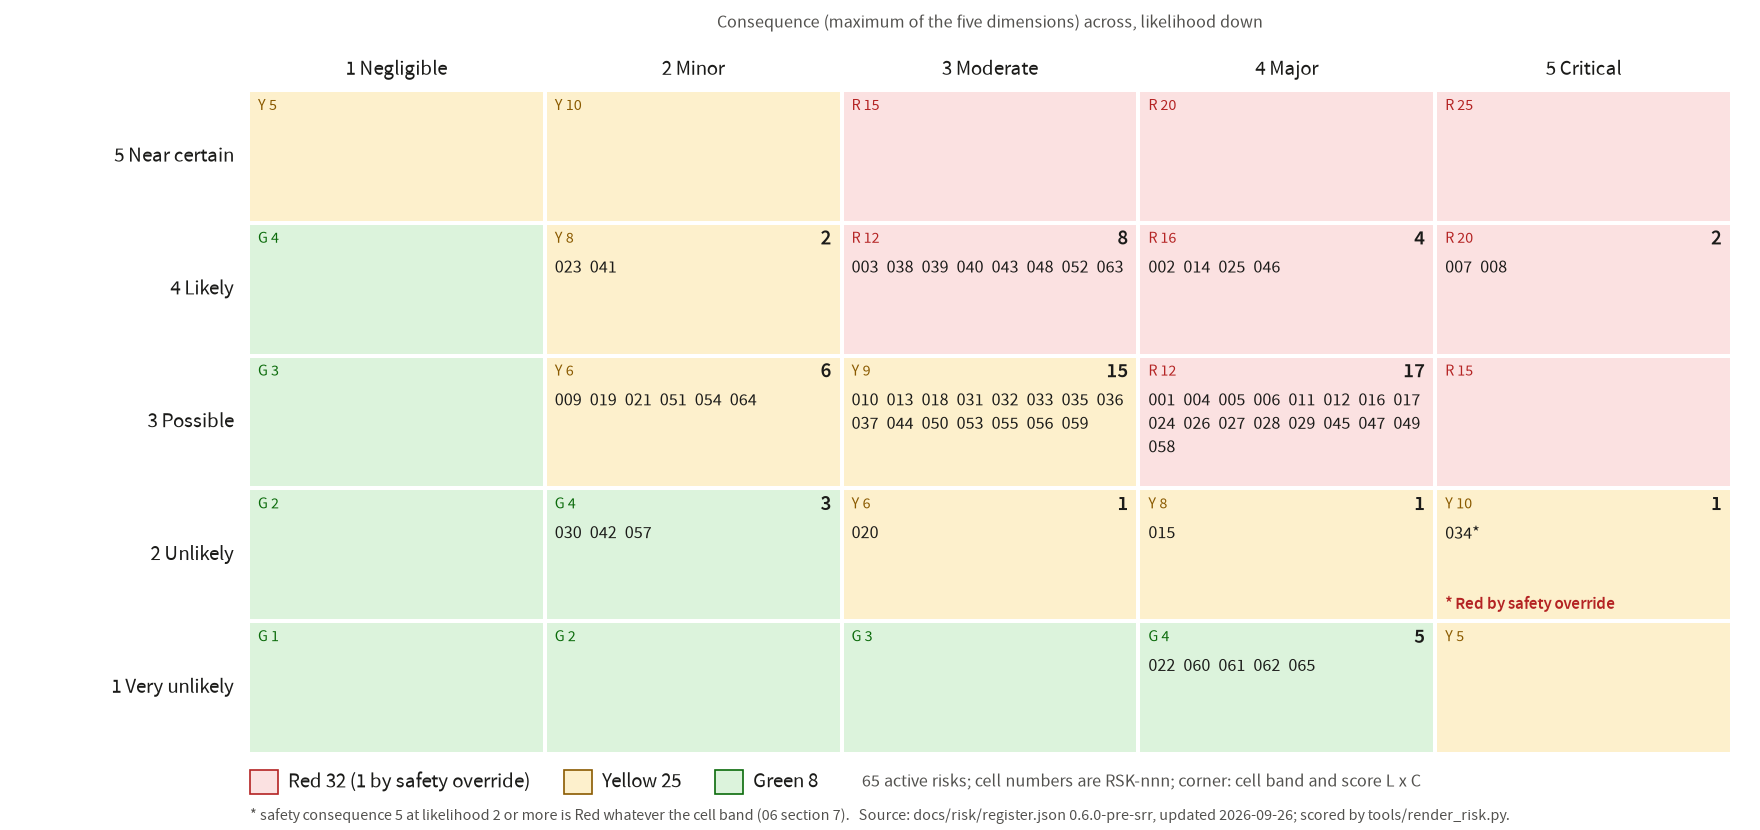

Write Python code to recreate this figure.
#!/usr/bin/env python3
"""Render the 5x5 risk matrix of docs/risk/register.json.

Source of docs/reviews/SRR/figures/risk-matrix.png (charter section 5 "Risk
register (5x5) ... + rendered matrix"; 01 entrance criterion S7; SRR package
sections 7 and 11). The scoring rules are not restated here: the likelihood and
consequence names, the maximum-dimension placement, the cell band and the safety
override come from tools/render_risk.py, which implements
docs/process/06-risk-and-decision-analysis.md sections 7 and 8.

    /Users/robinonsay/rust/cwht/.venv/bin/python /Users/robinonsay/rust/cwht/docs/reviews/SRR/figures/risk-matrix.py
        validate the register, cross-check, lay out, write the PNG
    ... --check
        the same, then compare a fresh render with the PNG on disk (exit 1 if
        it differs); writes nothing

Failures (exit 1): the register fails the render_risk.py validation (JSON Schema
and structural rules); the cell contents differ from the "5x5 matrix (active
risks)" table of docs/risk/register.md (so the figure and the controlled
Markdown render agree); a drawn id count differs from the active-risk count;
any text leaves its cell or the image, or two texts overlap.

Palette: the SRR deck status tokens of docs/reviews/SRR/slides/srr.css (band
backgrounds and band text colours); every band is also named by its letter, so
colour is never the only cue. Font: Source Sans Pro from the deck's reveal.js
copy. Tools: matplotlib 3.11.2 in the project venv (tools/toolchain.lock.md
section 2, class B, "plots for review packages").
"""

from __future__ import annotations

import argparse
import io
import json
import re
import sys
from collections import Counter
from pathlib import Path

HERE = Path(__file__).resolve().parent
REPO = HERE.parents[3]
sys.path.insert(0, str(REPO / "tools"))
import render_risk as rr  # noqa: E402  (scoring rules of 06 sections 7 and 8)

REGISTER = REPO / "docs" / "risk" / "register.json"
REGISTER_MD = REPO / "docs" / "risk" / "register.md"
OUTPUT = HERE / "risk-matrix.png"
FONT_DIRS = [
    REPO / "docs" / "reviews" / "SRR" / "slides" / "reveal.js" / "dist" / "theme" / "fonts" / "source-sans-pro",
    REPO / "tools" / "slides" / "node_modules" / "reveal.js" / "dist" / "theme" / "fonts" / "source-sans-pro",
]

W, H = 1760, 830  # pixels at 100 dpi; the deck places the image at width 1760

INK = "#1b1b19"
INK_2 = "#52514e"
BAND_BG = {"Red": "#fbe1e1", "Yellow": "#fdf0cc", "Green": "#dcf3dc"}
BAND_TEXT = {"Red": "#b42323", "Yellow": "#8a5a00", "Green": "#0b6b0b"}

GRID_X0, GRID_X1 = 250, 1730
GRID_Y0, GRID_Y1 = 92, 752
GAP = 4
PAD = 8
OVERRIDE_MARK = "*"


class FigureError(Exception):
    pass


def setup_fonts() -> str:
    from matplotlib import font_manager

    for d in FONT_DIRS:
        reg = d / "source-sans-pro-regular.ttf"
        semi = d / "source-sans-pro-semibold.ttf"
        if reg.exists() and semi.exists():
            font_manager.fontManager.addfont(str(reg))
            font_manager.fontManager.addfont(str(semi))
            return "Source Sans Pro"
    print("WARNING: Source Sans Pro not found; falling back to DejaVu Sans (the PNG will differ)", file=sys.stderr)
    return "DejaVu Sans"


def load_register() -> dict:
    register = json.loads(REGISTER.read_text(encoding="utf-8"))
    rep = rr.Report()
    used = rr.validate_with_jsonschema(register, rep)
    if not used:
        raise FigureError("jsonschema not importable; run with /Users/robinonsay/rust/cwht/.venv/bin/python")
    rr.validate(register, rep)
    if rep.errors:
        raise FigureError("register.json fails tools/render_risk.py validation: " + "; ".join(rep.errors))
    return register


def cells_from_register(register: dict):
    active = [r for r in register["risks"] if r["status"] not in rr.INACTIVE]
    cells: dict[tuple[int, int], list[dict]] = {}
    for r in active:
        cells.setdefault((r["likelihood"], rr.max_consequence(r)), []).append(r)
    for v in cells.values():
        v.sort(key=lambda r: r["id"])
    return active, cells


def cells_from_markdown() -> dict[tuple[int, int], list[str]]:
    """The '5x5 matrix (active risks)' table of register.md, as written by tools/render_risk.py."""
    text = REGISTER_MD.read_text(encoding="utf-8")
    start = text.find("## 5x5 matrix (active risks)")
    if start < 0:
        raise FigureError(f"{REGISTER_MD}: section '5x5 matrix (active risks)' not found")
    rows = [ln for ln in text[start:].splitlines()[1:] if ln.startswith("| **")]
    out: dict[tuple[int, int], list[str]] = {}
    for ln in rows[:5]:
        cols = [c.strip() for c in ln.strip().strip("|").split("|")]
        likelihood = int(re.match(r"\*\*([1-5]) ", cols[0]).group(1))
        for c, cell in enumerate(cols[1:6], start=1):
            ids = re.findall(r"RSK-[0-9]{3}", cell)
            if ids:
                out[(likelihood, c)] = sorted(ids)
    if len(rows) < 5:
        raise FigureError(f"{REGISTER_MD}: the matrix table has {len(rows)} likelihood rows, expected 5")
    return out


def cell_rect(likelihood: int, consequence: int):
    cw = (GRID_X1 - GRID_X0 + GAP) / 5
    rh = (GRID_Y1 - GRID_Y0 + GAP) / 5
    x0 = GRID_X0 + (consequence - 1) * cw
    y0 = GRID_Y0 + (5 - likelihood) * rh
    return (x0, y0, x0 + cw - GAP, y0 + rh - GAP)


def data_bbox(ax, artist, renderer):
    bb = artist.get_window_extent(renderer).transformed(ax.transData.inverted())
    x0, x1 = sorted((bb.x0, bb.x1))
    y0, y1 = sorted((bb.y0, bb.y1))
    return (x0, y0, x1, y1)


def overlap(a, b) -> bool:
    return a[0] < b[2] and b[0] < a[2] and a[1] < b[3] and b[1] < a[3]


def inside(inner, outer, margin=0.0) -> bool:
    return inner[0] >= outer[0] + margin and inner[1] >= outer[1] + margin and inner[2] <= outer[2] - margin and inner[3] <= outer[3] - margin


def render(register: dict, active, cells, family):
    import matplotlib

    matplotlib.use("Agg")
    import matplotlib.pyplot as plt
    from matplotlib.font_manager import FontProperties
    from matplotlib.patches import Rectangle

    plt.rcParams.update({"font.family": family})
    fig = plt.figure(figsize=(W / 100, H / 100), dpi=100, facecolor="white")
    ax = fig.add_axes([0, 0, 1, 1])
    ax.set_xlim(0, W)
    ax.set_ylim(H, 0)
    ax.axis("off")
    renderer = fig.canvas.get_renderer()
    texts = []  # (owner, artist, container rect or None)

    t = ax.text((GRID_X0 + GRID_X1) / 2, 14, "Consequence (maximum of the five dimensions) across, likelihood down",
                ha="center", va="top", fontsize=13, color=INK_2)
    texts.append(("heading", t, None))
    for c in range(1, 6):
        x0, _, x1, _ = cell_rect(5, c)
        t = ax.text((x0 + x1) / 2, GRID_Y0 - 12, f"{c} {rr.CONSEQUENCE_NAME[c]}", ha="center", va="bottom", fontsize=15, color=INK)
        texts.append((f"column {c}", t, None))
    for lk in range(1, 6):
        _, y0, _, y1 = cell_rect(lk, 1)
        t = ax.text(GRID_X0 - 16, (y0 + y1) / 2, f"{lk} {rr.LIKELIHOOD_NAME[lk]}", ha="right", va="center", fontsize=15, color=INK)
        texts.append((f"row {lk}", t, None))

    id_prop = FontProperties(family=family, size=13)
    drawn = 0
    for lk in range(1, 6):
        for c in range(1, 6):
            rect = cell_rect(lk, c)
            x0, y0, x1, y1 = rect
            band = rr.cell_band(lk, c)
            ax.add_patch(Rectangle((x0, y0), x1 - x0, y1 - y0, fc=BAND_BG[band], ec="none", zorder=1))
            t = ax.text(x0 + PAD, y0 + 6, f"{rr.BAND_MARK[band]} {lk * c}", ha="left", va="top", fontsize=11.5, color=BAND_TEXT[band], zorder=3)
            texts.append((f"cell {lk},{c} corner", t, rect))
            risks = cells.get((lk, c), [])
            if not risks:
                continue
            t = ax.text(x1 - PAD, y0 + 4, str(len(risks)), ha="right", va="top", fontsize=15, fontweight="semibold", color=INK, zorder=3)
            texts.append((f"cell {lk},{c} count", t, rect))
            labels = [r["id"].split("-")[1] + (OVERRIDE_MARK if rr.red_by_override(r) else "") for r in risks]
            lines, cur = [], ""
            for lab in labels:
                trial = lab if not cur else cur + "  " + lab
                if cur and renderer.get_text_width_height_descent(trial, id_prop, ismath=False)[0] > (x1 - x0) - 2 * PAD:
                    lines.append(cur)
                    cur = lab
                else:
                    cur = trial
            lines.append(cur)
            drawn += len(labels)
            t = ax.text(x0 + PAD, y0 + 30, "\n".join(lines), ha="left", va="top", fontsize=13, color=INK, linespacing=1.3, zorder=3)
            texts.append((f"cell {lk},{c} ids", t, rect))
            if any(rr.red_by_override(r) for r in risks):
                t = ax.text(x0 + PAD, y1 - 6, f"{OVERRIDE_MARK} Red by safety override", ha="left", va="bottom", fontsize=12.5,
                            fontweight="semibold", color=BAND_TEXT["Red"], zorder=3)
                texts.append((f"cell {lk},{c} override note", t, rect))

    by_band = Counter(rr.risk_band(r) for r in active)
    n_override = sum(1 for r in active if rr.red_by_override(r))
    x = GRID_X0
    ly = GRID_Y1 + 30
    for band in ("Red", "Yellow", "Green"):
        ax.add_patch(Rectangle((x, ly - 12), 28, 24, fc=BAND_BG[band], ec=BAND_TEXT[band], lw=1.2, zorder=2))
        label = f"{band} {by_band.get(band, 0)}"
        if band == "Red" and n_override:
            label += f" ({n_override} by safety override)"
        t = ax.text(x + 38, ly, label, ha="left", va="center", fontsize=15, color=INK, zorder=3)
        texts.append((f"legend {band}", t, None))
        fig.canvas.draw()
        x = data_bbox(ax, t, renderer)[2] + 34
    t = ax.text(x + 10, ly, f"{len(active)} active risks; cell numbers are RSK-nnn; corner: cell band and score L x C", ha="left", va="center",
                fontsize=13, color=INK_2, zorder=3)
    texts.append(("legend note", t, None))
    t = ax.text(GRID_X0, ly + 34, f"{OVERRIDE_MARK} safety consequence 5 at likelihood 2 or more is Red whatever the cell band (06 section 7).   "
                f"Source: docs/risk/register.json {register['version']}, updated {register['updated']}; scored by tools/render_risk.py.",
                ha="left", va="center", fontsize=11.5, color=INK_2, zorder=3)
    texts.append(("source note", t, None))

    fig.canvas.draw()
    boxes = {id(a): data_bbox(ax, a, renderer) for _, a, _ in texts}
    return fig, texts, boxes, drawn


def run_checks(active, cells, texts, boxes, drawn) -> list[str]:
    errs = []
    if drawn != len(active):
        errs.append(f"{drawn} ids drawn, {len(active)} active risks")
    canvas = (0, 0, W, H)
    for owner, a, rect in texts:
        bb = boxes[id(a)]
        if not inside(bb, canvas, 1):
            errs.append(f"{owner}: text is clipped by the image edge {tuple(round(v) for v in bb)}")
        if rect is not None and not inside(bb, rect, 2):
            errs.append(f"{owner}: text leaves its cell {tuple(round(v) for v in bb)}")
    for i, (o1, a1, _) in enumerate(texts):
        for o2, a2, _ in texts[i + 1:]:
            if overlap(boxes[id(a1)], boxes[id(a2)]):
                errs.append(f"{o1} overlaps {o2}")
    return errs


def main(argv: list[str] | None = None) -> int:
    ap = argparse.ArgumentParser(description="Render the 5x5 risk matrix of docs/risk/register.json.")
    ap.add_argument("--check", action="store_true", help="run the checks and compare a fresh render with the PNG on disk; write nothing")
    ap.add_argument("--output", type=Path, default=OUTPUT)
    args = ap.parse_args(argv)
    try:
        register = load_register()
        active, cells = cells_from_register(register)
        md = cells_from_markdown()
    except (OSError, json.JSONDecodeError, FigureError) as exc:
        print(f"ERROR: {exc}", file=sys.stderr)
        return 1
    fig_cells = {k: sorted(r["id"] for r in v) for k, v in cells.items()}
    if fig_cells != md:
        print("ERROR: register.json cells differ from the docs/risk/register.md matrix; run tools/render_risk.py first", file=sys.stderr)
        for k in sorted(set(fig_cells) | set(md)):
            if fig_cells.get(k) != md.get(k):
                print(f"  cell L{k[0]} C{k[1]}: register.json {fig_cells.get(k)} register.md {md.get(k)}", file=sys.stderr)
        return 1
    family = setup_fonts()
    fig, texts, boxes, drawn = render(register, active, cells, family)
    errs = run_checks(active, cells, texts, boxes, drawn)
    if errs:
        for e in errs:
            print(f"ERROR: {e}", file=sys.stderr)
        print(f"{len(errs)} layout error(s); nothing written.", file=sys.stderr)
        return 1
    bands = Counter(rr.risk_band(r) for r in active)
    print(f"register {register['version']} ({register['updated']}): {len(active)} active risks, Red {bands['Red']}, Yellow {bands['Yellow']}, Green {bands['Green']}; "
          f"cells agree with register.md; layout checks passed")
    buf = io.BytesIO()
    fig.savefig(buf, format="png", dpi=100, facecolor="white", metadata={"Software": None})
    png = buf.getvalue()
    if args.check:
        current = args.output.read_bytes() if args.output.exists() else None
        if current != png:
            print(f"ERROR: {args.output} is stale; run without --check", file=sys.stderr)
            return 1
        print(f"{args.output} is current")
        return 0
    args.output.write_bytes(png)
    print(f"wrote {args.output} ({W} x {H} px)")
    return 0


if __name__ == "__main__":
    sys.exit(main())
